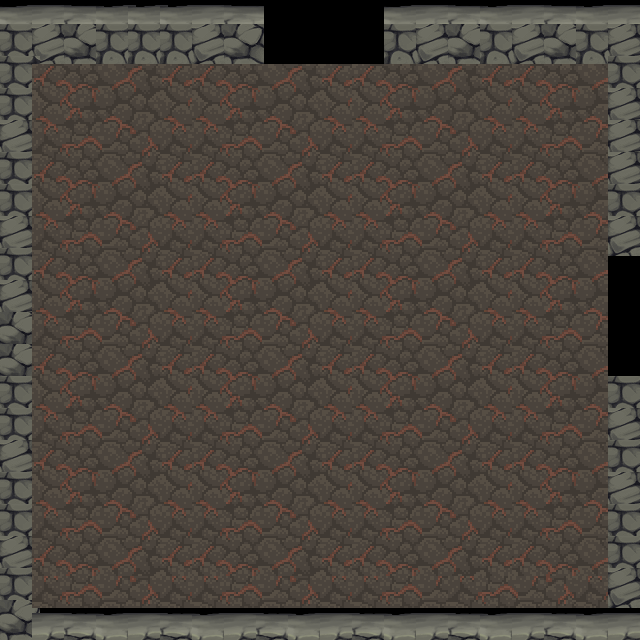

Rendered tile map (Tiled .tmx) drawn with the repository's tilesets; below, a short description and the full map source, tile grids included:
An orthogonal 20x20 tile map with 32x32 px tiles, 2 tile layers (BackGround_1, Floor), 2 tilesets.

<map version="2017.05.26" orientation="orthogonal" renderorder="right-down" width="20" height="20" tilewidth="32" tileheight="32" nextobjectid="1">
 <tileset firstgid="1" source="abc.tsx" />
 <tileset firstgid="10" source="abcd.tsx" />
 <layer name="BackGround_1" width="20" height="20">
  <data encoding="csv">
4,5,6,4,4,4,5,6,0,0,0,0,4,5,6,4,5,6,4,5,
7,8,9,7,7,7,8,9,0,0,0,0,7,8,9,7,8,9,7,8,
7,0,0,0,0,0,0,0,0,0,0,0,0,0,0,0,0,0,0,7,
7,0,0,0,0,0,0,0,0,0,0,0,0,0,0,0,0,0,0,8,
8,0,0,0,0,0,0,0,0,0,0,0,0,0,0,0,0,0,0,8,
7,0,0,0,0,0,0,0,0,0,0,0,0,0,0,0,0,0,0,8,
7,0,0,0,0,0,0,0,0,0,0,0,0,0,0,0,0,0,0,7,
8,0,0,0,0,0,0,0,0,0,0,0,0,0,0,0,0,0,0,8,
7,0,0,0,0,0,0,0,0,0,0,0,0,0,0,0,0,0,0,0,
8,0,0,0,0,0,0,0,0,0,0,0,0,0,0,0,0,0,0,0,
9,0,0,0,0,0,0,0,0,0,0,0,0,0,0,0,0,0,0,0,
9,0,0,0,0,0,0,0,0,0,0,0,0,0,0,0,0,0,0,0,
7,0,0,0,0,0,0,0,0,0,0,0,0,0,0,0,0,0,0,7,
7,0,0,0,0,0,0,0,0,0,0,0,0,0,0,0,0,0,0,8,
8,0,0,0,0,0,0,0,0,0,0,0,0,0,0,0,0,0,0,7,
7,0,0,0,0,0,0,0,0,0,0,0,0,0,0,0,0,0,0,8,
7,0,0,0,0,0,0,0,0,0,0,0,0,0,0,0,0,0,0,7,
8,0,0,0,0,0,0,0,0,0,0,0,0,0,0,0,0,0,0,7,
7,0,0,0,0,0,0,0,0,0,0,0,0,0,0,0,0,0,0,8,
9,5,6,4,5,6,4,5,6,4,5,6,4,5,6,4,5,6,4,5
</data>
 </layer>
 <layer name="Floor" width="20" height="20">
  <data encoding="csv">
0,0,0,0,0,0,0,0,0,0,0,0,0,0,0,0,0,0,0,0,
0,0,0,0,0,0,0,0,0,0,0,0,0,0,0,0,0,0,0,0,
0,10,11,12,13,14,10,11,12,13,14,10,11,12,13,14,10,11,12,0,
0,15,16,17,18,19,15,16,17,18,19,15,16,17,18,19,15,16,17,0,
0,20,21,22,23,24,20,21,22,23,24,20,21,22,23,24,20,21,22,0,
0,10,11,12,13,14,10,11,12,13,14,10,11,12,13,14,10,11,12,0,
0,15,16,17,18,19,15,16,17,18,19,15,16,17,18,19,15,16,17,0,
0,20,21,22,23,24,20,21,22,23,24,20,21,22,23,24,20,21,22,0,
0,10,11,12,13,14,10,11,12,13,14,10,11,12,13,14,10,11,12,0,
0,15,16,17,18,19,15,16,17,18,19,15,16,17,18,19,15,16,17,0,
0,20,21,22,23,24,20,21,22,23,24,20,21,22,23,24,20,21,22,0,
0,10,11,12,13,14,10,11,12,13,14,10,11,12,13,14,10,11,12,0,
0,15,16,17,18,19,15,16,17,18,19,15,16,17,18,19,15,16,17,0,
0,20,21,22,23,24,20,21,22,23,24,20,21,22,23,24,20,21,22,0,
0,10,11,12,13,14,10,11,12,13,14,10,11,12,13,14,10,11,12,0,
0,15,16,17,18,19,15,16,17,18,19,15,16,17,18,19,15,16,17,0,
0,20,21,22,23,24,20,21,22,23,24,20,21,22,23,24,20,21,22,0,
0,10,11,12,13,14,10,11,12,13,14,10,11,12,13,14,10,11,12,0,
0,20,21,22,23,20,20,21,22,23,24,20,21,22,20,21,22,23,24,0,
0,0,0,0,0,0,0,0,0,0,0,0,0,0,0,0,0,0,0,0
</data>
 </layer>
</map>
